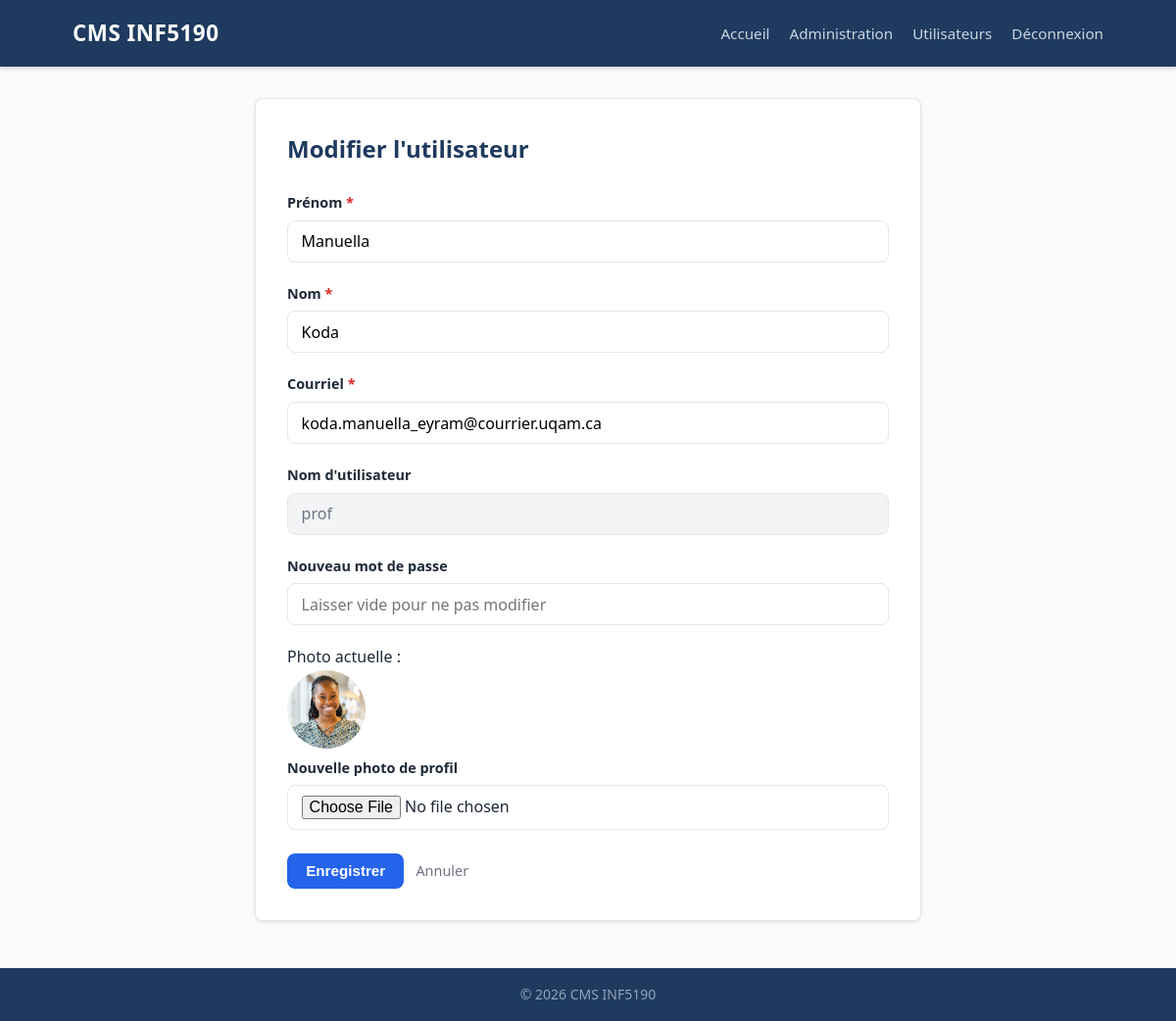
/utilisateurs/modifier/1 (signed in), run on the app's committed database.
### tables this page shows
CREATE TABLE utilisateur (
    id INTEGER PRIMARY KEY AUTOINCREMENT,
    nom TEXT NOT NULL,
    prenom TEXT NOT NULL,
    courriel TEXT NOT NULL UNIQUE,
    username TEXT NOT NULL UNIQUE,
    mot_de_passe TEXT NOT NULL,
    photo TEXT,
    actif INTEGER NOT NULL DEFAULT 1
);

### routes/utilisateurs.py (the view)
@utilisateurs_bp.route(
    "/utilisateurs/modifier/<int:user_id>", methods=["GET"]
)
def modifier_utilisateur_form(user_id):
    redirection = exiger_authentification()
    if redirection:
        return redirection
    utilisateur = user_model.obtenir_utilisateur_par_id(user_id)
    if utilisateur is None:
        return render_template("404.html"), 404
    return render_template(
        "utilisateurs/modifier.html", utilisateur=utilisateur, erreurs=[]
    )

### app.py (called while the page is built)
def fermer_db(e=None):
    db = g.pop("db", None)
    if db is not None:
        db.close()

### models/utilisateur.py (called while the page is built)
def get_db():
    if "db" not in g:
        g.db = sqlite3.connect(
            config.DATABASE,
            detect_types=sqlite3.PARSE_DECLTYPES
        )
        g.db.row_factory = sqlite3.Row
    return g.db

def obtenir_utilisateur_par_id(user_id):
    db = get_db()
    return db.execute(
        "SELECT * FROM utilisateur WHERE id = ?", (user_id,)
    ).fetchone()

### routes/utilisateurs.py (called while the page is built)
def exiger_authentification():
    if "user_id" not in session:
        return redirect(url_for("admin.connexion"))
    return None

### templates/utilisateurs/modifier.html (shortened to what this page needs)
{% extends "base.html" %}
{% block contenu %}
<section class="formulaire-conteneur">
    <h1>Modifier l'utilisateur</h1>
    <form
        action="{{ url_for('utilisateurs.modifier_utilisateur', user_id=utilisateur['id']) }}"
        method="post"
        enctype="multipart/form-data"
        novalidate
    >
        <div class="champ">
            <label for="prenom">Prénom <span class="requis">*</span></label>
            <input
                type="text"
                id="prenom"
                name="prenom"
                value="{{ utilisateur['prenom'] }}"
                required
            >
        </div>
        <div class="champ">
            <label for="nom">Nom <span class="requis">*</span></label>
            <input
                type="text"
                id="nom"
                name="nom"
                value="{{ utilisateur['nom'] }}"
                required
            >
        </div>
        <div class="champ">
            <label for="courriel">Courriel <span class="requis">*</span></label>
            <input
                type="email"
                id="courriel"
                name="courriel"
                value="{{ utilisateur['courriel'] }}"
                required
            >
        </div>
        <div class="champ">
            <label>Nom d'utilisateur</label>
            <input type="text" value="{{ utilisateur['username'] }}" disabled>
        </div>
        <div class="champ">
            <label for="mot_de_passe">
                Nouveau mot de passe
            </label>
            <input
                type="password"
                id="mot_de_passe"
                name="mot_de_passe"
                minlength="6"
                placeholder="Laisser vide pour ne pas modifier"
            >
        </div>
        <div class="champ">
            {% if utilisateur['photo'] %}
            <p>Photo actuelle :</p>
            <img
                src="{{ url_for('static', filename='uploads/' + utilisateur['photo']) }}"
                alt="Photo de profil"
                class="photo-apercu"
            >
            {% endif %}
            <label for="photo">Nouvelle photo de profil</label>
            <input
                type="file"
                id="photo"
                name="photo"
                accept="image/png,image/jpeg,image/gif,image/webp"
            >
        </div>
        <div class="actions-formulaire">
            <button type="submit" class="bouton-principal">Enregistrer</button>
            <a
                href="{{ url_for('utilisateurs.liste_utilisateurs') }}"
                class="bouton-annuler"
            >
                Annuler
            </a>
        </div>
    </form>
</section>
{% endblock %}

### static/css/style.css (style rules this page uses)
:root { --couleur-primaire: #2563eb; --couleur-primaire-sombre: #1d4ed8; --couleur-texte: #1f2937; --couleur-texte-leger: #6b7280; --couleur-fond: #f9fafb; --couleur-fond-carte: #ffffff; --couleur-bordure: #e5e7eb; --couleur-succes: #16a34a; --couleur-erreur: #dc2626; --couleur-erreur-fond: #fee2e2; --couleur-succes-fond: #dcfce7; --rayon: 8px; --ombre: 0 1px 3px rgba(0, 0, 0, 0.1); --transition: 0.2s ease; }
*, *::before, *::after { box-sizing: border-box; margin: 0; padding: 0; }
body { font-family: system-ui, -apple-system, sans-serif; background-color: var(--couleur-fond); color: var(--couleur-texte); line-height: 1.6; font-size: 1rem; }
.formulaire-conteneur { max-width: 680px; margin: 0 auto; background-color: var(--couleur-fond-carte); border: 1px solid var(--couleur-bordure); border-radius: var(--rayon); padding: 2rem; box-shadow: var(--ombre); }
.formulaire-conteneur h1 { font-size: 1.5rem; margin-bottom: 1.5rem; color: #1e3a5f; }
.champ { margin-bottom: 1.25rem; }
.champ label { display: block; font-weight: 600; margin-bottom: 0.4rem; font-size: 0.9rem; }
.champ input, .champ textarea, .champ select { width: 100%; padding: 0.6rem 0.85rem; border: 1px solid var(--couleur-bordure); border-radius: var(--rayon); font-size: 1rem; font-family: inherit; background-color: #fff; transition: border-color var(--transition); }
.champ input:disabled { background-color: #f3f4f6; color: var(--couleur-texte-leger); cursor: not-allowed; }
.requis { color: var(--couleur-erreur); }
.actions-formulaire { display: flex; gap: 0.75rem; align-items: center; margin-top: 1.5rem; }
.bouton-principal { background-color: var(--couleur-primaire); color: #fff; border: none; padding: 0.6rem 1.2rem; border-radius: var(--rayon); cursor: pointer; font-size: 0.95rem; font-weight: 600; text-decoration: none; display: inline-block; transition: background-color var(--transition); }
.bouton-annuler { color: var(--couleur-texte-leger); text-decoration: none; font-size: 0.9rem; }
.photo-apercu { width: 80px; height: 80px; border-radius: 50%; object-fit: cover; display: block; margin-bottom: 0.5rem; }

### data on the page
utilisateur: prenom "Manuella", nom "Koda", courriel "koda.manuella_eyram@courrier.uqam.ca", username "prof", photo (picture)
